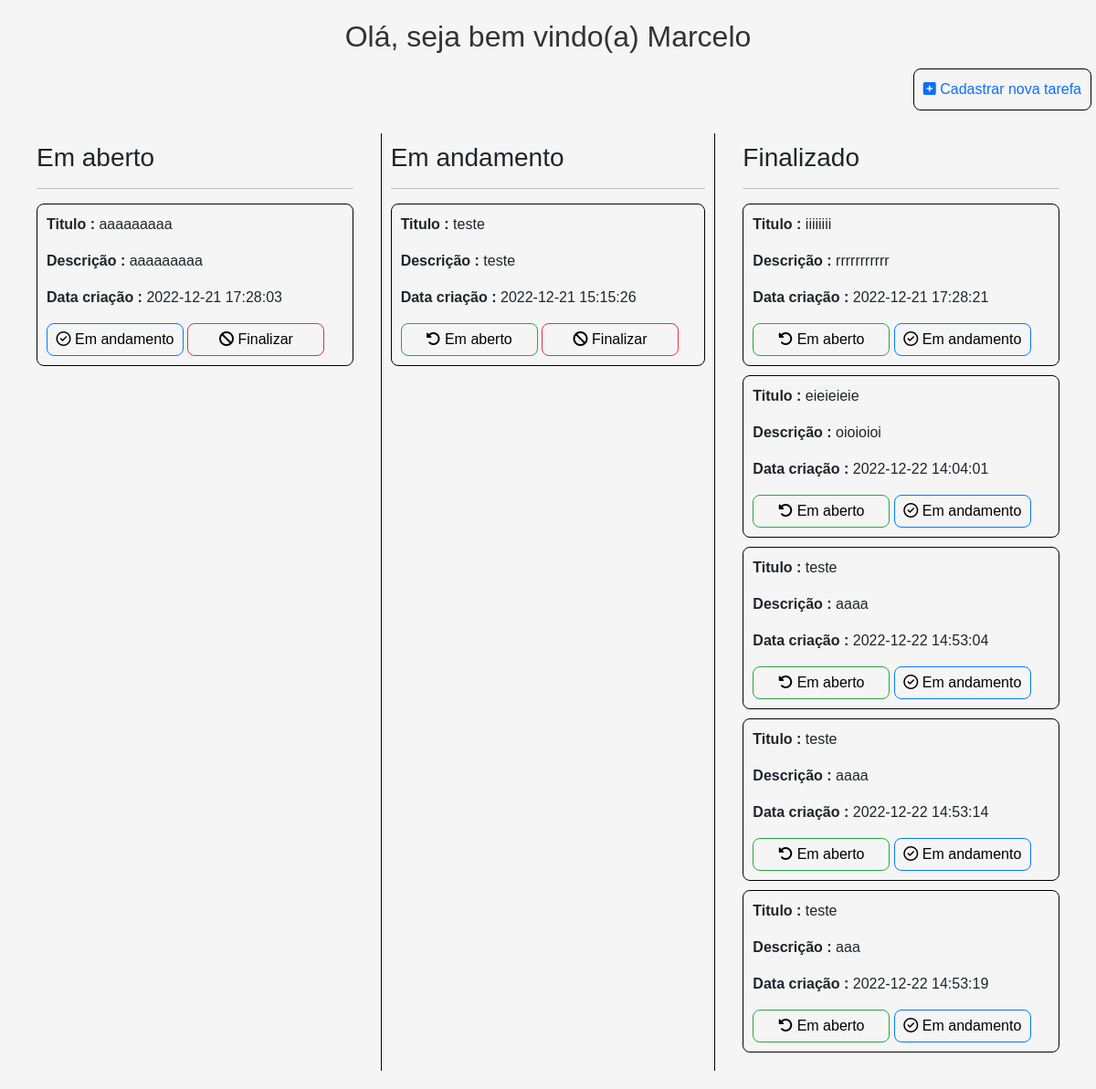
The page /areaRestrita (signed in) on the database its author committed.
### tables this page shows
CREATE TABLE `tarefas` (
  `id_tarefa` int(11) NOT NULL,
  `titulo` varchar(255) NOT NULL,
  `descricao` text DEFAULT NULL,
  `data_criacao` datetime DEFAULT current_timestamp(),
  `data_conclusao` datetime DEFAULT NULL,
  `concluida` tinyint(1) DEFAULT 0,
  `status` varchar(255) DEFAULT 'em aberto',
  `id_usuario` int(11) NOT NULL,
  `deletado` int(11) DEFAULT 0
);

### app/controller/principalController.php (called while the page is built, shortened)
<?php
class principalController{
    private $principalModel;
    public function home(){
        $emAberto = $this->situacaoAberto();
        $emAndamento = $this->situacaoAndamento();
        $finalizado = $this->situacaoFinalizada();
        include 'app/view/areaRestrita.php';
    }
    public function __construct(){
        $this->principalModel = new principalModel();
    }
    public function situacaoFinalizada(){
        return $this->principalModel->pesquisaFinalizada();
    }
    public function situacaoAberto(){
        return $this->principalModel->pesquisaAberto();
    }
    public function situacaoAndamento(){
        return $this->principalModel->pesquisaAndamento();
    }
}

### app/model/banco.php (called while the page is built)
<?php
class Conexao{
    private $host = 'localhost';
    private $dbname = 'helpdesk';
    private $user = 'root';
    private $pass = '';
    public function conectar(){
        try{
            $conexao = new PDO(
                "mysql:host=$this->host;dbname=$this->dbname",
                "$this->user",
                "$this->pass"
            );
            return $conexao;
        }catch(PDOException $e){
            echo '<p>'.$e->getMessage().'</p>';
        }
    }
}

### app/model/principalModel.php (called while the page is built, shortened)
<?php
class principalModel extends Conexao{
    public function __construct(){
        $this->conexao = $this->conectar();
    }
    public function pesquisaFinalizada(){
        $query = "select * from tarefas where deletado = 0 and status = 'finalizado'";
        $stmt = $this->conexao->prepare($query);
        $stmt->execute();
        return $stmt->fetchAll(PDO::FETCH_ASSOC);
    }
    public function pesquisaAberto(){
        $query = "select * from tarefas where deletado = 0 and status = 'em aberto'";
        $stmt = $this->conexao->prepare($query);
        $stmt->execute();
        return $stmt->fetchAll(PDO::FETCH_ASSOC);
    }
    public function pesquisaAndamento(){
        $query = "select * from tarefas where deletado = 0 and status = 'em andamento'";
        $stmt = $this->conexao->prepare($query);
        $stmt->execute();
        return $stmt->fetchAll(PDO::FETCH_ASSOC);
    }
}

### app/view/areaRestrita.php (the view, shortened to what this page needs)
<?php
    include "app/view/settings/cabecalho.php";
?>
<header class="header">
    <h1>Olá, seja bem vindo(a) <?php echo $_SESSION['usuario']['nome']; ?></h1>
    <a class="novaTarefa" href="/helpDesk/tarefa/telaCadastroTarefas" type="button"><i class="fa-solid fa-square-plus"></i> Cadastrar nova tarefa</a>
</header>
<main class="conteudoPrincipal">
    <section class="dados">
        <div class="emAberto">
            <h3>Em aberto</h3>
            <hr>
            <?php foreach ($emAberto as $aberto) :?>
                <div class="conteudo">
                    <p><strong>Titulo : </strong><?= $aberto['titulo']; ?></p>
                    <p><strong>Descrição : </strong><?= $aberto['descricao']; ?></p>
                    <p><strong>Data criação : </strong><?= $aberto['data_criacao']; ?></p>
                    <div class="acao">
                        <a href="/helpDesk/tarefa/colocaSituacaoAndamento?id_tarefa=<?php echo $aberto['id_tarefa']; ?>" class="andamentoOS"><i class="fa-regular fa-circle-check"></i> Em andamento</a>
                        <a href="/helpDesk/tarefa/colocaSituacaoFinalizado?id_tarefa=<?php echo $aberto['id_tarefa']; ?>" class="finalizarOS"><i class="fa-solid fa-ban"></i> Finalizar</a>
                    </div>
                </div>
            <?php endforeach; ?>
        </div>
        <div class="emAndamento">
            <h3>Em andamento</h3>
            <hr>
            <?php foreach($emAndamento as $andamento): ?>
                <div class="conteudo">
                    <p><strong>Titulo : </strong><?= $andamento['titulo']; ?></p>
                    <p><strong>Descrição : </strong><?= $andamento['descricao']; ?></p>
                    <p><strong>Data criação : </strong><?= $andamento['data_criacao']; ?></p>
                    <div class="acao">
                        <a href="/helpDesk/tarefa/colocaSituacaoAberto?id_tarefa=<?php echo $andamento['id_tarefa']; ?>" class="abrirOS"><i class="fa-solid fa-rotate-left"></i> Em aberto</a>
                        <a href="/helpDesk/tarefa/colocaSituacaoFinalizado?id_tarefa=<?php echo $andamento['id_tarefa']; ?>" class="finalizarOS"><i class="fa-solid fa-ban"></i> Finalizar</a>
                    </div>
                </div>
            <?php endforeach; ?>
        </div>
        <div class="encerrado">
            <h3>Finalizado</h3>
            <hr>
            <?php foreach($finalizado as $f): ?>
                <div class="conteudo">
                    <p><strong>Titulo : </strong><?= $f['titulo']; ?> </p>
                    <p><strong>Descrição : </strong><?= $f['descricao']; ?></p>
                    <p><strong>Data criação : </strong><?= $f['data_criacao'] ?></p>
                    <div class="acao">
                        <a href="/helpDesk/tarefa/colocaSituacaoAberto?id_tarefa=<?php echo $f['id_tarefa']; ?>" class="abrirOS"><i class="fa-solid fa-rotate-left"></i> Em aberto</a>
                        <a href="/helpDesk/tarefa/colocaSituacaoAndamento?id_tarefa=<?php echo $f['id_tarefa']; ?>" class="andamentoOS"><i class="fa-regular fa-circle-check"></i> Em andamento</a>
                    </div>
                </div>
            <?php endforeach; ?>
        </div>
    </section>
</main>
<?php
    include "app/view/settings/rodape.php";
?>

### style/style.css (style rules this page uses)
* { margin: 0px; padding: 0px; box-sizing: border-box; font-family: 'Poppins', sans-serif; transition: 1s; }
body { background-color: #f5f5f5; }
.header h1 { font-size: 2rem; color: #333; text-align: center; margin: 1rem 0; }
.conteudoPrincipal .dados { display: flex; padding: 20px; }
.conteudoPrincipal .dados .emAberto, .conteudoPrincipal .dados .emAndamento, .conteudoPrincipal .dados .encerrado { width: 33.33%; margin: 0px 10px; padding: 10px; flex-wrap: wrap; }
.conteudoPrincipal .dados .emAndamento { border-left: 1px solid black; border-right: 1px solid black; }
.conteudoPrincipal .dados .conteudo .abrirOS, .conteudoPrincipal .dados .conteudo .andamentoOS, .conteudoPrincipal .dados .conteudo .finalizarOS { border-radius: 8px; padding: 5px; border: 1px solid black; width: 150px !important; display: inline-block; background-color: transparent; text-decoration: none; color: black; text-align: center; }
.conteudoPrincipal .dados .conteudo .abrirOS { border: 1px solid rgb(38,168,64); }
.conteudoPrincipal .dados .conteudo .andamentoOS { border: 1px solid rgb(0,122,254); }
.conteudoPrincipal .dados .conteudo .finalizarOS { border: 1px solid rgb(217,54,70); }
.conteudoPrincipal .dados .conteudo { border: 1px solid black; margin: 10px 0px; border-radius: 8px; padding: 10px; }
.header { text-align: right; padding: 5px; }
.header .novaTarefa { text-decoration: none; border: 1px solid black; border-radius: 8px; padding: 10px; }

### rows shown on the page
tarefas: titulo "aaaaaaaaa", descricao "aaaaaaaaa", data_criacao "2022-12-21 17:28:03"
tarefas: titulo "teste", descricao "teste", data_criacao "2022-12-21 15:15:26"
tarefas: titulo "iiiiiiii", descricao "rrrrrrrrrrr", data_criacao "2022-12-21 17:28:21"
tarefas: titulo "eieieieie", descricao "oioioioi", data_criacao "2022-12-22 14:04:01"
tarefas: titulo "teste", descricao "aaaa", data_criacao "2022-12-22 14:53:04"
tarefas: titulo "teste", descricao "aaaa", data_criacao "2022-12-22 14:53:14"
tarefas: titulo "teste", descricao "aaa", data_criacao "2022-12-22 14:53:19"

### other values the page prints
$_SESSION['usuario']['nome'] "Marcelo"
